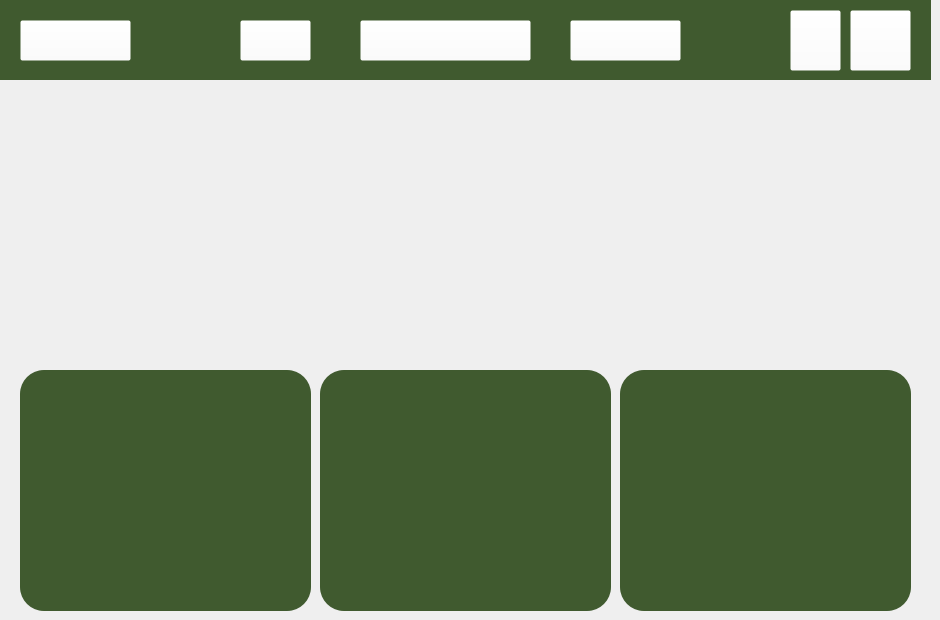
    <widget class="QWidget" name="page_9">
     <widget class="QWidget" name="widget_11" native="true">
      <property name="geometry">
       <rect>
        <x>0</x>
        <y>0</y>
        <width>931</width>
        <height>80</height>
       </rect>
      </property>
      <property name="styleSheet">
       <string notr="true">background-color: rgb(64, 90, 47);</string>
      </property>
      <widget class="QLabel" name="label_58">
       <property name="geometry">
        <rect>
         <x>240</x>
         <y>20</y>
         <width>71</width>
         <height>41</height>
        </rect>
       </property>
       <property name="text">
        <string/>
       </property>
       <property name="pixmap">
        <pixmap>imc_FotoN.png</pixmap>
       </property>
       <property name="scaledContents">
        <bool>true</bool>
       </property>
      </widget>
      <widget class="QPushButton" name="pushButton_perfil_7">
       <property name="geometry">
        <rect>
         <x>790</x>
         <y>10</y>
         <width>51</width>
         <height>61</height>
        </rect>
       </property>
       <property name="cursor">
        <cursorShape>PointingHandCursor</cursorShape>
       </property>
       <property name="styleSheet">
        <string notr="true">background-color: rgba(255, 255, 255, 0);</string>
       </property>
       <property name="text">
        <string/>
       </property>
       <property name="icon">
        <iconset>
         <normaloff>user.png</normaloff>user.png</iconset>
       </property>
       <property name="iconSize">
        <size>
         <width>50</width>
         <height>50</height>
        </size>
       </property>
      </widget>
      <widget class="QPushButton" name="pushButton_logout_7">
       <property name="geometry">
        <rect>
         <x>850</x>
         <y>10</y>
         <width>61</width>
         <height>61</height>
        </rect>
       </property>
       <property name="cursor">
        <cursorShape>PointingHandCursor</cursorShape>
       </property>
       <property name="styleSheet">
        <string notr="true">background-color: rgba(255, 255, 255, 0);</string>
       </property>
       <property name="text">
        <string/>
       </property>
       <property name="icon">
        <iconset>
         <normaloff>logout.png</normaloff>logout.png</iconset>
       </property>
       <property name="iconSize">
        <size>
         <width>50</width>
         <height>50</height>
        </size>
       </property>
      </widget>
      <widget class="QLabel" name="label_59">
       <property name="geometry">
        <rect>
         <x>20</x>
         <y>20</y>
         <width>111</width>
         <height>41</height>
        </rect>
       </property>
       <property name="text">
        <string/>
       </property>
       <property name="pixmap">
        <pixmap>ufit.png</pixmap>
       </property>
       <property name="scaledContents">
        <bool>true</bool>
       </property>
      </widget>
      <widget class="QLabel" name="label_60">
       <property name="geometry">
        <rect>
         <x>360</x>
         <y>20</y>
         <width>171</width>
         <height>41</height>
        </rect>
       </property>
       <property name="text">
        <string/>
       </property>
       <property name="pixmap">
        <pixmap>macros_foto.png</pixmap>
       </property>
       <property name="scaledContents">
        <bool>true</bool>
       </property>
      </widget>
      <widget class="QLabel" name="label_61">
       <property name="geometry">
        <rect>
         <x>570</x>
         <y>20</y>
         <width>111</width>
         <height>41</height>
        </rect>
       </property>
       <property name="text">
        <string/>
       </property>
       <property name="pixmap">
        <pixmap>mas_info.png</pixmap>
       </property>
       <property name="scaledContents">
        <bool>true</bool>
       </property>
      </widget>
      <widget class="QPushButton" name="pushButton_barra_imc_4">
       <property name="geometry">
        <rect>
         <x>240</x>
         <y>20</y>
         <width>71</width>
         <height>41</height>
        </rect>
       </property>
       <property name="cursor">
        <cursorShape>PointingHandCursor</cursorShape>
       </property>
       <property name="styleSheet">
        <string notr="true">background-color: rgba(255, 255, 255, 0);</string>
       </property>
       <property name="text">
        <string/>
       </property>
      </widget>
      <widget class="QPushButton" name="pushButton_barra_macros_4">
       <property name="geometry">
        <rect>
         <x>360</x>
         <y>20</y>
         <width>171</width>
         <height>41</height>
        </rect>
       </property>
       <property name="cursor">
        <cursorShape>PointingHandCursor</cursorShape>
       </property>
       <property name="styleSheet">
        <string notr="true">background-color: rgba(255, 255, 255, 0);</string>
       </property>
       <property name="text">
        <string/>
       </property>
      </widget>
      <widget class="QPushButton" name="pushButton_barra_info_4">
       <property name="geometry">
        <rect>
         <x>570</x>
         <y>20</y>
         <width>111</width>
         <height>41</height>
        </rect>
       </property>
       <property name="cursor">
        <cursorShape>PointingHandCursor</cursorShape>
       </property>
       <property name="styleSheet">
        <string notr="true">background-color: rgba(255, 255, 255, 0);</string>
       </property>
       <property name="text">
        <string/>
       </property>
      </widget>
      <widget class="QPushButton" name="pushButton_home_6">
       <property name="geometry">
        <rect>
         <x>20</x>
         <y>20</y>
         <width>111</width>
         <height>41</height>
        </rect>
       </property>
       <property name="cursor">
        <cursorShape>PointingHandCursor</cursorShape>
       </property>
       <property name="styleSheet">
        <string notr="true">background-color: rgba(255, 255, 255, 0);</string>
       </property>
       <property name="text">
        <string/>
       </property>
      </widget>
     </widget>
     <widget class="QLabel" name="label_62">
      <property name="geometry">
       <rect>
        <x>80</x>
        <y>280</y>
        <width>171</width>
        <height>171</height>
       </rect>
      </property>
      <property name="styleSheet">
       <string notr="true">background-color: rgba(255, 255, 255, 0);</string>
      </property>
      <property name="text">
       <string/>
      </property>
      <property name="pixmap">
       <pixmap>antia.png</pixmap>
      </property>
      <property name="scaledContents">
       <bool>true</bool>
      </property>
     </widget>
     <widget class="QLabel" name="label_63">
      <property name="geometry">
       <rect>
        <x>370</x>
        <y>280</y>
        <width>171</width>
        <height>171</height>
       </rect>
      </property>
      <property name="styleSheet">
       <string notr="true">background-color: rgba(255, 255, 255, 0);</string>
      </property>
      <property name="text">
       <string/>
      </property>
      <property name="pixmap">
       <pixmap>antonio.png</pixmap>
      </property>
      <property name="scaledContents">
       <bool>true</bool>
      </property>
     </widget>
     <widget class="QLabel" name="label_64">
      <property name="geometry">
       <rect>
        <x>670</x>
        <y>280</y>
        <width>171</width>
        <height>171</height>
       </rect>
      </property>
      <property name="styleSheet">
       <string notr="true">background-color: rgba(255, 255, 255, 0);</string>
      </property>
      <property name="text">
       <string/>
      </property>
      <property name="pixmap">
       <pixmap>diego.png</pixmap>
      </property>
      <property name="scaledContents">
       <bool>true</bool>
      </property>
     </widget>
     <widget class="QWidget" name="widget_12" native="true">
      <property name="geometry">
       <rect>
        <x>20</x>
        <y>370</y>
        <width>291</width>
        <height>241</height>
       </rect>
      </property>
      <property name="styleSheet">
       <string notr="true">background-color: rgb(64, 90, 47);
border-radius: 24px;
color: rgb(231, 234, 210);</string>
      </property>
      <widget class="QLabel" name="label_65">
       <property name="geometry">
        <rect>
         <x>30</x>
         <y>90</y>
         <width>231</width>
         <height>51</height>
        </rect>
       </property>
       <property name="text">
        <string/>
       </property>
       <property name="pixmap">
        <pixmap>antia_nombre.png</pixmap>
       </property>
       <property name="scaledContents">
        <bool>true</bool>
       </property>
      </widget>
      <widget class="QLabel" name="label_68">
       <property name="geometry">
        <rect>
         <x>30</x>
         <y>160</y>
         <width>231</width>
         <height>51</height>
        </rect>
       </property>
       <property name="text">
        <string/>
       </property>
       <property name="pixmap">
        <pixmap>antia_datos.png</pixmap>
       </property>
       <property name="scaledContents">
        <bool>true</bool>
       </property>
      </widget>
     </widget>
     <widget class="QWidget" name="widget_13" native="true">
      <property name="geometry">
       <rect>
        <x>320</x>
        <y>370</y>
        <width>291</width>
        <height>241</height>
       </rect>
      </property>
      <property name="styleSheet">
       <string notr="true">background-color: rgb(64, 90, 47);
border-radius: 24px;
color: rgb(231, 234, 210);</string>
      </property>
      <widget class="QLabel" name="label_66">
       <property name="geometry">
        <rect>
         <x>0</x>
         <y>90</y>
         <width>291</width>
         <height>51</height>
        </rect>
       </property>
       <property name="text">
        <string/>
       </property>
       <property name="pixmap">
        <pixmap>antonio_nombre.png</pixmap>
       </property>
       <property name="scaledContents">
        <bool>true</bool>
       </property>
      </widget>
      <widget class="QLabel" name="label_69">
       <property name="geometry">
        <rect>
         <x>40</x>
         <y>160</y>
         <width>211</width>
         <height>51</height>
        </rect>
       </property>
       <property name="text">
        <string/>
       </property>
       <property name="pixmap">
        <pixmap>antonio_datos.png</pixmap>
       </property>
       <property name="scaledContents">
        <bool>true</bool>
       </property>
      </widget>
     </widget>
     <widget class="QWidget" name="widget_14" native="true">
      <property name="geometry">
       <rect>
        <x>620</x>
        <y>370</y>
        <width>291</width>
        <height>241</height>
       </rect>
      </property>
      <property name="styleSheet">
       <string notr="true">background-color: rgb(64, 90, 47);
border-radius: 24px;
color: rgb(231, 234, 210);</string>
      </property>
      <widget class="QLabel" name="label_67">
       <property name="geometry">
        <rect>
         <x>30</x>
         <y>90</y>
         <width>231</width>
         <height>51</height>
        </rect>
       </property>
       <property name="text">
        <string/>
       </property>
       <property name="pixmap">
        <pixmap>diego_nombre.png</pixmap>
       </property>
       <property name="scaledContents">
        <bool>true</bool>
       </property>
      </widget>
      <widget class="QLabel" name="label_70">
       <property name="geometry">
        <rect>
         <x>30</x>
         <y>160</y>
         <width>231</width>
         <height>51</height>
        </rect>
       </property>
       <property name="text">
        <string/>
       </property>
       <property name="pixmap">
        <pixmap>diego_datos.png</pixmap>
       </property>
       <property name="scaledContents">
        <bool>true</bool>
       </property>
      </widget>
     </widget>
     <widget class="QLabel" name="label_71">
      <property name="geometry">
       <rect>
        <x>200</x>
        <y>110</y>
        <width>531</width>
        <height>131</height>
       </rect>
      </property>
      <property name="text">
       <string/>
      </property>
      <property name="pixmap">
       <pixmap>conocenos.png</pixmap>
      </property>
      <property name="scaledContents">
       <bool>true</bool>
      </property>
     </widget>
     <widget class="QLabel" name="label_83">
      <property name="geometry">
       <rect>
        <x>0</x>
        <y>80</y>
        <width>171</width>
        <height>151</height>
       </rect>
      </property>
      <property name="text">
       <string/>
      </property>
      <property name="pixmap">
       <pixmap>Hojitas2.png</pixmap>
      </property>
      <property name="scaledContents">
       <bool>true</bool>
      </property>
     </widget>
     <widget class="QLabel" name="label_84">
      <property name="geometry">
       <rect>
        <x>760</x>
        <y>80</y>
        <width>171</width>
        <height>181</height>
       </rect>
      </property>
      <property name="text">
       <string/>
      </property>
      <property name="pixmap">
       <pixmap>diseño.png</pixmap>
      </property>
      <property name="scaledContents">
       <bool>true</bool>
      </property>
     </widget>
     <zorder>widget_11</zorder>
     <zorder>widget_12</zorder>
     <zorder>label_62</zorder>
     <zorder>widget_13</zorder>
     <zorder>label_63</zorder>
     <zorder>widget_14</zorder>
     <zorder>label_64</zorder>
     <zorder>label_71</zorder>
     <zorder>label_83</zorder>
     <zorder>label_84</zorder>
    </widget>
